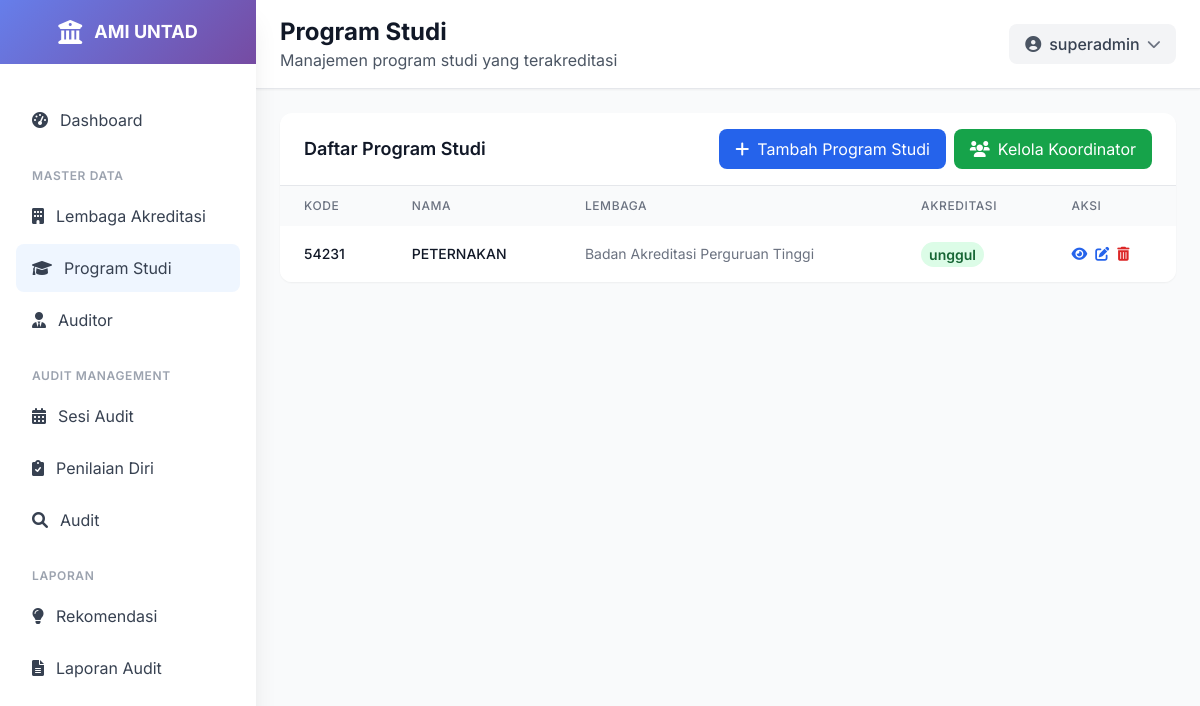
The app's page /program-studi/ (signed in), older data.
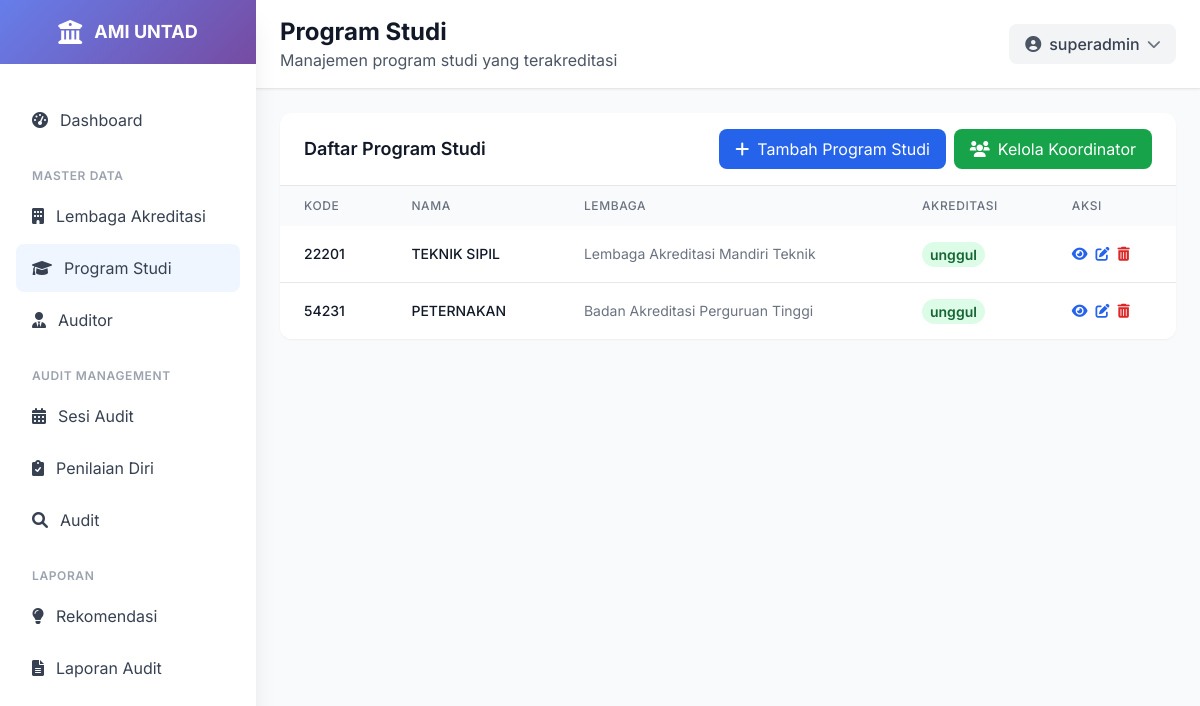
The same page, newer data.
### ami/models.py (models this page shows, shortened)
class ProgramStudi(models.Model):
    lembaga_akreditasi = models.ForeignKey(LembagaAkreditasi, on_delete=models.PROTECT, related_name='program_studi')
    kode = models.CharField(max_length=10, unique=True)
    nama = models.CharField(max_length=255)
    fakultas = models.CharField(max_length=200, choices=[
        ('FKIP', 'FKIP'),
        ('FISIP', 'FISIP'),
        ('FEB', 'FEB'),
        ('FAKUM', 'FAKUM'),
        ('FAPERTA', 'FAPERTA'),
        ('FATEK', 'FATEK'),
        ('FMIPA', 'FMIPA'),
        ('FAHUT', 'FAHUT'),
        ('FK', 'FK'),
        ('FAPETKAN', 'FAPETKAN'),
        ('FKM', 'FKM'),
        ('Pascasarjana', 'Pascasarjana'),
    ])
    jenjang = models.CharField(max_length=50, choices=[
        ('D3', 'Diploma 3'),
        ('D4', 'Diploma 4'),
        ('S1', 'Sarjana'),
        ('S2', 'Magister'),
        ('S3', 'Doktor'),
    ])
    akreditasi = models.CharField(max_length=50, blank=True, null=True, choices=[
        ('unggul', 'UNGGUL'),
        ('baik_sekali', 'BAIK SEKALI'),
        ('baik', 'BAIK'),
        ('A', 'A'),
        ('B', 'B'),
        ('C', 'C'),
        ('belum', 'Belum Terakreditasi')
    ] )
    tanggal_akreditasi = models.DateField(blank=True, null=True)
    class Meta:
        verbose_name = "Program Studi"
        verbose_name_plural = "Program Studi"
        ordering = ['kode']

class LembagaAkreditasi(models.Model):
    kode = models.CharField(max_length=20, unique=True)
    nama = models.CharField(max_length=255, unique=True)
    deskripsi = models.TextField(blank=True, null=True)
    website = models.URLField(blank=True, null=True)
    kontak = models.TextField(blank=True, null=True)
    class Meta:
        verbose_name = "Lembaga Akreditasi"
        verbose_name_plural = "Lembaga Akreditasi"
        ordering = ['nama']

### ami/views.py (the view)
# urls.py: path('program-studi/', views.program_studi_list, name='program_studi_list'),
@login_required
def program_studi_list(request):
    program_studi_list = ProgramStudi.objects.select_related('lembaga_akreditasi').all().order_by('kode')
    paginator = Paginator(program_studi_list, 10)
    page_number = request.GET.get('page')
    program_studi = paginator.get_page(page_number)
    return render(request, 'ami/program_studi_list.html', {
        'program_studi': program_studi
    })

### templates/ami/program_studi_list.html (shortened to what the changed rows need)
{% extends 'base.html' %}
{% load static %}
{% block page_title %}Program Studi{% endblock %}
{% block content %}
<div class="p-4 lg:p-6">
    <div class="bg-white rounded-xl shadow-sm overflow-hidden">
        <div class="overflow-x-auto">
            <table class="w-full">
                <thead class="bg-gray-50">
                    <tr>
                        <th class="px-3 lg:px-6 py-3 text-left text-xs font-medium text-gray-500 uppercase tracking-wider">Kode</th>
                        <th class="px-3 lg:px-6 py-3 text-left text-xs font-medium text-gray-500 uppercase tracking-wider">Nama</th>
                        <th class="px-3 lg:px-6 py-3 text-left text-xs font-medium text-gray-500 uppercase tracking-wider hidden md:table-cell">Lembaga</th>
                        <th class="px-3 lg:px-6 py-3 text-left text-xs font-medium text-gray-500 uppercase tracking-wider">Akreditasi</th>
                        <th class="px-3 lg:px-6 py-3 text-left text-xs font-medium text-gray-500 uppercase tracking-wider">Aksi</th>
                    </tr>
                </thead>
                <tbody class="bg-white divide-y divide-gray-200">
                    {% for program in program_studi %}
                    <tr class="hover:bg-gray-50 transition-colors">
                        <td class="px-3 lg:px-6 py-4 whitespace-nowrap">
                            <div class="text-xs lg:text-sm font-medium text-gray-900">{{ program.kode }}</div>
                        </td>
                        <td class="px-3 lg:px-6 py-4 whitespace-nowrap">
                            <div class="text-xs lg:text-sm font-medium text-gray-900">{{ program.nama }}</div>
                        </td>
                        <td class="px-3 lg:px-6 py-4 whitespace-nowrap text-xs lg:text-sm text-gray-500 hidden md:table-cell">
                            {{ program.lembaga_akreditasi.nama }}
                        </td>
                        <td class="px-3 lg:px-6 py-4 whitespace-nowrap">
                            <span class="px-1 py-0.5 lg:px-2 lg:py-1 text-xs lg:text-sm font-semibold rounded-full bg-green-100 text-green-800">
                                {{ program.akreditasi }}
                            </span>
                        </td>
                        <td class="px-3 lg:px-6 py-4 whitespace-nowrap text-xs lg:text-sm font-medium">
                            <div class="flex flex-wrap gap-2">
                                <a href="{% url 'ami:program_studi_detail' program.pk %}" class="text-blue-600 hover:text-blue-900">
                                    <i class="fas fa-eye"></i>
                                </a>
                                <a href="{% url 'ami:program_studi_update' program.pk %}" class="text-blue-600 hover:text-blue-900">
                                    <i class="fas fa-edit"></i>
                                </a>
                                <a href="{% url 'ami:program_studi_delete' program.pk %}" class="text-red-600 hover:text-red-900">
                                    <i class="fas fa-trash-alt"></i>
                                </a>
                            </div>
                        </td>
                    </tr>
                    {% empty %}
                    <tr>
                        <td colspan="5" class="px-4 lg:px-6 py-4 text-center text-gray-500 text-sm">Tidak ada program studi yang terdaftar</td>
                    </tr>
                    {% endfor %}
                </tbody>
            </table>
        </div>
    </div>
</div>
{% endblock %}

Row changes from the older to the newer data that the page shows:
added ProgramStudi: kode "22201", nama "TEKNIK SIPIL", lembaga_akreditasi.nama "Lembaga Akreditasi Mandiri Teknik", akreditasi "unggul"
